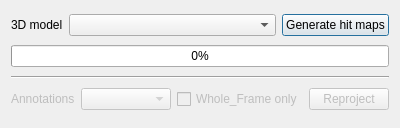
<?xml version="1.0" encoding="UTF-8"?>
<ui version="4.0">
 <class>Dialog</class>
 <widget class="QDialog" name="Dialog">
  <property name="geometry">
   <rect>
    <x>0</x>
    <y>0</y>
    <width>400</width>
    <height>128</height>
   </rect>
  </property>
  <property name="windowTitle">
   <string>Reprojection</string>
  </property>
  <layout class="QVBoxLayout" name="verticalLayout">
   <item>
    <layout class="QHBoxLayout" name="horizontalLayout">
     <item>
      <widget class="QLabel" name="label_2">
       <property name="sizePolicy">
        <sizepolicy hsizetype="Minimum" vsizetype="Preferred">
         <horstretch>0</horstretch>
         <verstretch>0</verstretch>
        </sizepolicy>
       </property>
       <property name="text">
        <string>3D model</string>
       </property>
      </widget>
     </item>
     <item>
      <widget class="QComboBox" name="models3D">
       <property name="sizePolicy">
        <sizepolicy hsizetype="Expanding" vsizetype="Fixed">
         <horstretch>0</horstretch>
         <verstretch>0</verstretch>
        </sizepolicy>
       </property>
      </widget>
     </item>
     <item>
      <widget class="QPushButton" name="hit_map_launch">
       <property name="text">
        <string>Generate hit maps</string>
       </property>
      </widget>
     </item>
    </layout>
   </item>
   <item>
    <widget class="QProgressBar" name="progressBar">
     <property name="enabled">
      <bool>true</bool>
     </property>
     <property name="value">
      <number>0</number>
     </property>
    </widget>
   </item>
   <item>
    <widget class="Line" name="line">
     <property name="orientation">
      <enum>Qt::Horizontal</enum>
     </property>
    </widget>
   </item>
   <item>
    <layout class="QHBoxLayout" name="horizontalLayout_2">
     <item>
      <widget class="QLabel" name="label_3">
       <property name="enabled">
        <bool>false</bool>
       </property>
       <property name="sizePolicy">
        <sizepolicy hsizetype="Minimum" vsizetype="Preferred">
         <horstretch>0</horstretch>
         <verstretch>0</verstretch>
        </sizepolicy>
       </property>
       <property name="text">
        <string>Annotations</string>
       </property>
      </widget>
     </item>
     <item>
      <widget class="QComboBox" name="annotation_cb">
       <property name="enabled">
        <bool>false</bool>
       </property>
       <property name="sizePolicy">
        <sizepolicy hsizetype="Expanding" vsizetype="Fixed">
         <horstretch>0</horstretch>
         <verstretch>0</verstretch>
        </sizepolicy>
       </property>
      </widget>
     </item>
     <item>
      <widget class="QCheckBox" name="wholeframe_only">
       <property name="enabled">
        <bool>false</bool>
       </property>
       <property name="text">
        <string>Whole_Frame only</string>
       </property>
      </widget>
     </item>
     <item>
      <widget class="QPushButton" name="reproject_launch">
       <property name="enabled">
        <bool>false</bool>
       </property>
       <property name="text">
        <string>Reproject</string>
       </property>
      </widget>
     </item>
    </layout>
   </item>
  </layout>
 </widget>
 <resources/>
 <connections/>
</ui>
